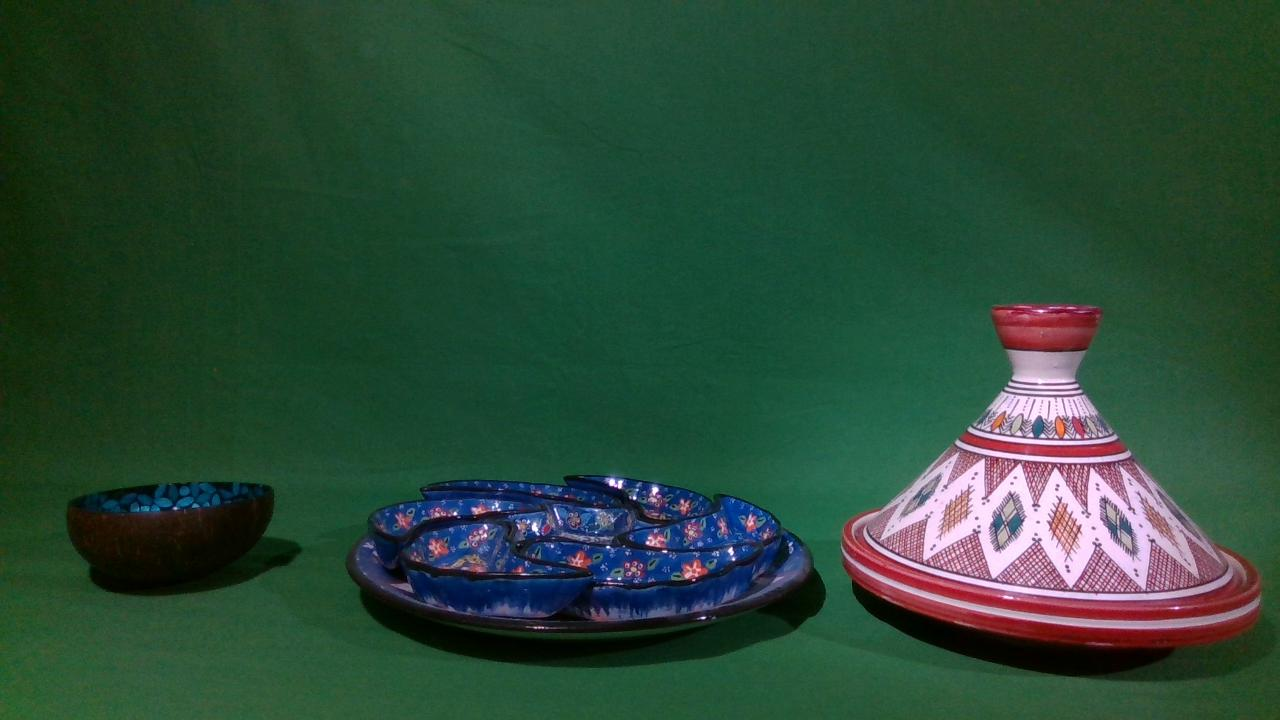
#> input picture rank_products/test.jpeg, 1280 x 720 px
$ python sal.py   (older library calls are emulated)
#> lines starting #> are read from the running program, lines starting #| are printed output that depends on the picture; after the words box and inside, x2 and y2 are one past the last pixel; in counts of white or black regions, pixels touching at a corner belong together
# Test Python File
"""
saliency.py - An implementation of Zhang and Sclaroff's Boolean Map Saliency
algorithm. http://cs-people.bu.edu/jmzhang/BMS/BMS_iccv13_preprint.pdf.

author: Frank Liu - frank.zijie@gmail.com

Redistribution and use in source and binary forms, with or without
modification, are permitted provided that the following conditions are met:
    * Redistributions of source code must retain the above copyright
      notice, this list of conditions and the following disclaimer.
    * Redistributions in binary form must reproduce the above copyright
      notice, this list of conditions and the following disclaimer in the
      documentation and/or other materials provided with the distribution.
    * Neither the name of the Frank Liu (fzliu) nor the
      names of its contributors may be used to endorse or promote products
      derived from this software without specific prior written permission.
THIS SOFTWARE IS PROVIDED BY THE COPYRIGHT HOLDERS AND CONTRIBUTORS "AS IS" AND
ANY EXPRESS OR IMPLIED WARRANTIES, INCLUDING, BUT NOT LIMITED TO, THE IMPLIED
WARRANTIES OF MERCHANTABILITY AND FITNESS FOR A PARTICULAR PURPOSE ARE
DISCLAIMED. IN NO EVENT SHALL Frank Liu (fzliu) BE LIABLE FOR ANY
DIRECT, INDIRECT, INCIDENTAL, SPECIAL, EXEMPLARY, OR CONSEQUENTIAL DAMAGES
(INCLUDING, BUT NOT LIMITED TO, PROCUREMENT OF SUBSTITUTE GOODS OR SERVICES;
LOSS OF USE, DATA, OR PROFITS; OR BUSINESS INTERRUPTION) HOWEVER CAUSED AND
ON ANY THEORY OF LIABILITY, WHETHER IN CONTRACT, STRICT LIABILITY, OR TORT
(INCLUDING NEGLIGENCE OR OTHERWISE) ARISING IN ANY WAY OUT OF THE USE OF THIS
SOFTWARE, EVEN IF ADVISED OF THE POSSIBILITY OF SUCH DAMAGE.
"""

# system imports
import argparse
import os
import timeit

# library imports
import cv2
import numpy as np
from skimage.color import gray2rgb, rgb2gray, rgb2lab
from skimage.io import imread, imsave
from skimage.transform import rescale

N_THRESHOLDS = 10

# argparse
parser = argparse.ArgumentParser(description="Compute a saliency map.",
                                 usage="saliency.py -i <input_path>")
parser.add_argument("-i", "--input", type=str, required=False, default="test.jpeg", help="input path")
parser.add_argument("-m", "--max-dim", type=int, default=320, help="resize dimension")


def activate_boolean_map(bool_map):
    """
        Performs activation on a single boolean map.
    """

    # use the boolean map as a mask for flood filling
    activation = np.array(bool_map, dtype=np.uint8)
    mask_shape = (bool_map.shape[0] + 2, bool_map.shape[1] + 2)
    ffill_mask = np.zeros(mask_shape, dtype=np.uint8)

    # top and bottom rows
    for i in range(0, activation.shape[0]):
        for j in [0, activation.shape[1] - 1]:
            if activation[i, j]:
                cv2.floodFill(activation, ffill_mask, (j, i), 0)

    # left and right columns
    for i in [0, activation.shape[0] - 1]:
        for j in range(0, activation.shape[1]):
            if activation[i, j]:
                cv2.floodFill(activation, ffill_mask, (j, i), 0)

    return activation


def compute_saliency(img):
    """
        Computes Boolean Map Saliency (BMS).
    """

    img_lab = rgb2lab(img)
    img_lab -= img_lab.min()
    img_lab /= img_lab.max()
    thresholds = np.arange(0, 1, 1.0 / N_THRESHOLDS)[1:]

    # compute boolean maps
    bool_maps = []
    for thresh in thresholds:
        img_lab_T = img_lab.transpose(2, 0, 1)
        img_thresh = (img_lab_T > thresh)
        bool_maps.extend(list(img_thresh))

    # compute mean attention map
    attn_map = np.zeros(img_lab.shape[:2], dtype=np.float)
    for bool_map in bool_maps:
        attn_map += activate_boolean_map(bool_map)
    attn_map /= N_THRESHOLDS

    # gaussian smoothing
    attn_map = cv2.GaussianBlur(attn_map, (0, 0), 3)

    # perform normalization
    norm = np.sqrt((attn_map ** 2).sum())
    attn_map /= norm
    attn_map /= attn_map.max() / 255

    return attn_map.astype(np.uint8)


def bms():
    """
        Entry point.
    """

    # load the image
    img = imread("test.jpeg")
#> img is the input picture: shape (720, 1280, 3); mean R, G, B 42.1, 72.3, 54.7
    if img.ndim == 2:
        img = gray2rgb(img)
    elif img.shape[2] == 4:
        img = img[:, :, :3]
    upper_dim = max(img.shape[:2])
#> upper_dim = 1280
    # if upper_dim > args.max_dim:
    #     img = rescale(img, args.max_dim / float(upper_dim), order=3)

    # compute saliency
    start = timeit.default_timer()
    img_sal = compute_saliency(img)
#> in compute_saliency, `img_lab = rgb2lab(img)`: img_lab: shape (720, 1280, 3) float64; mean of channels 0, 1, 2 28.2, -14.8, 8
#> in compute_saliency, `img_lab -= img_lab.min()`: img_lab: shape (720, 1280, 3) float64; mean of channels 0, 1, 2 85.5, 42.5, 65.3
#> in compute_saliency, `img_lab /= img_lab.max()`: img_lab: shape (720, 1280, 3) float64; mean of channels 0, 1, 2 0.544, 0.271, 0.416
#> after the loop in compute_saliency, `for thresh in thresholds:`: bool_maps = 27 items
#> the loop in compute_saliency, `for bool_map in bool_maps:` made 27 passes
#> pass 3, in activate_boolean_map (call 3), `activation = np.array(bool_map, dtype=np.uint8)`:
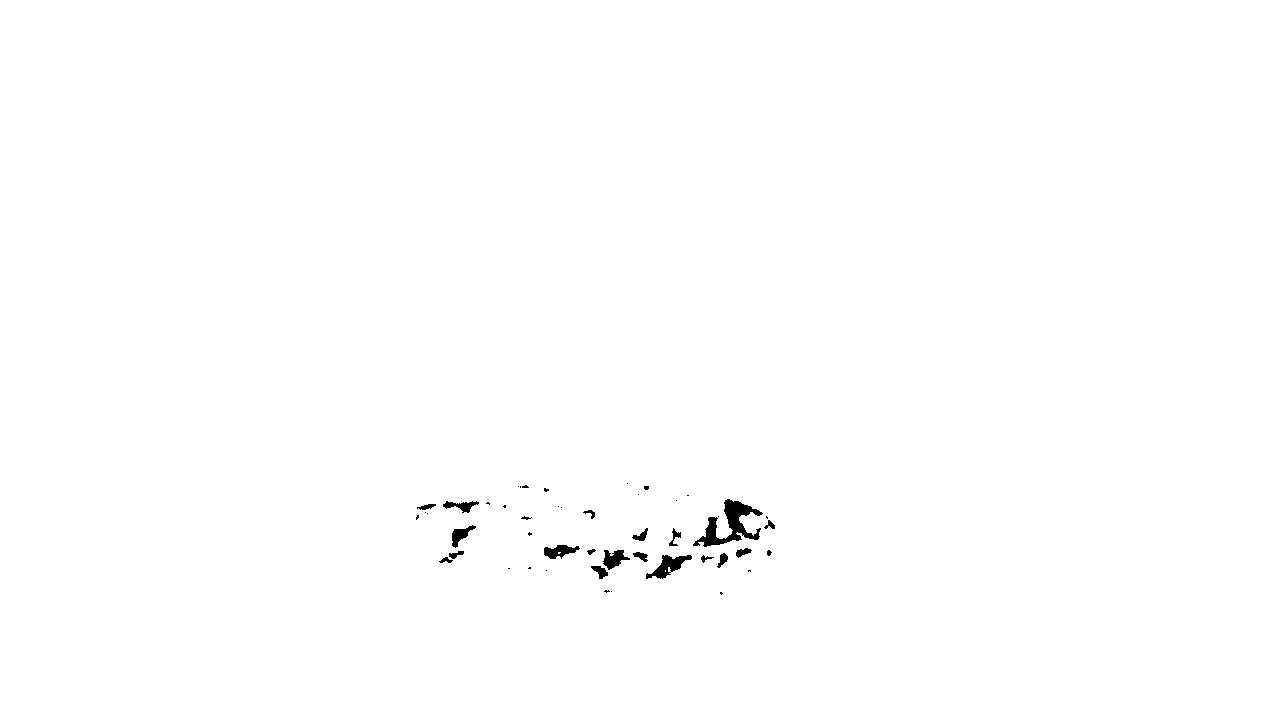
#> activation: shape (720, 1280); values 0 (black) and 1 (white), 99.6% white; 47 black regions (26 under 20 px), largest, box (x1, y1, x2, y2) and area: (693, 499, 763, 547) 1218, (646, 555, 692, 579) 471, (603, 550, 630, 570) 300
#> pass 3, in compute_saliency, `attn_map += activate_boolean_map(bool_map)`:
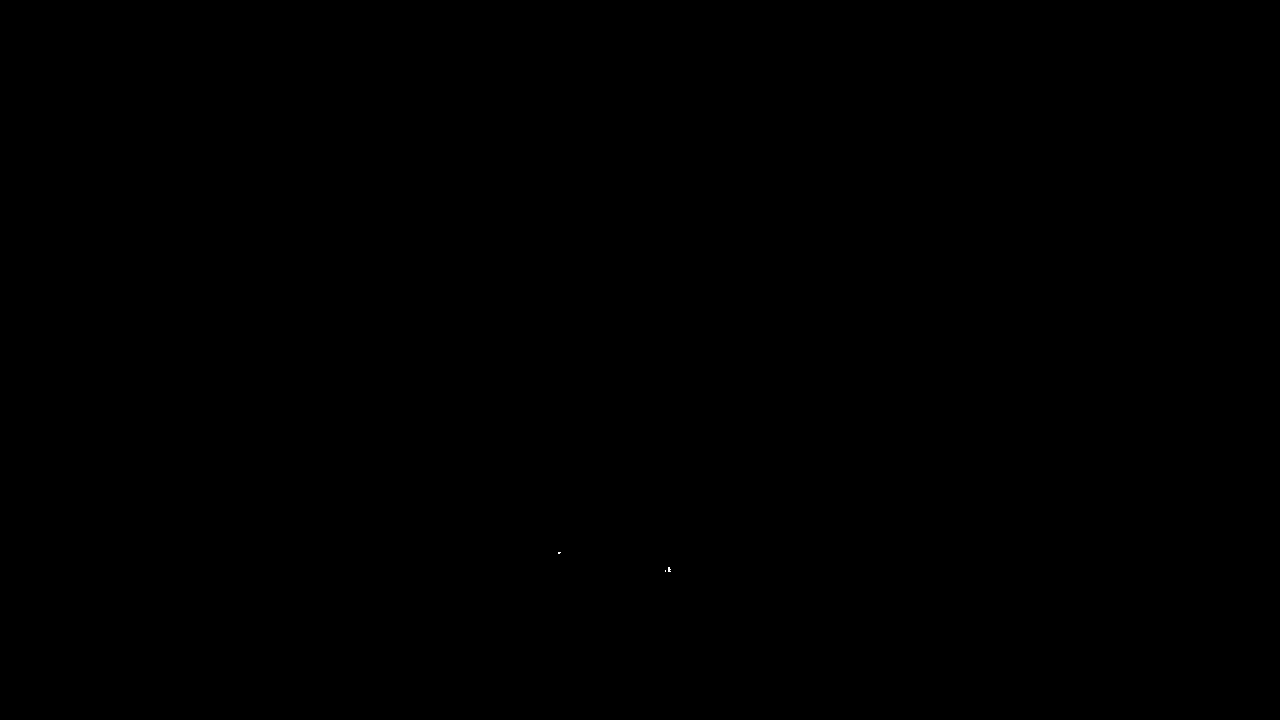
#> attn_map: shape (720, 1280) float64; values 0 (black) and 1 (white), 0% white in thin lines or dots, all inside (x1, y1, x2, y2) = (558, 552, 671, 572)
#> after the loop in compute_saliency, `for bool_map in bool_maps:`:
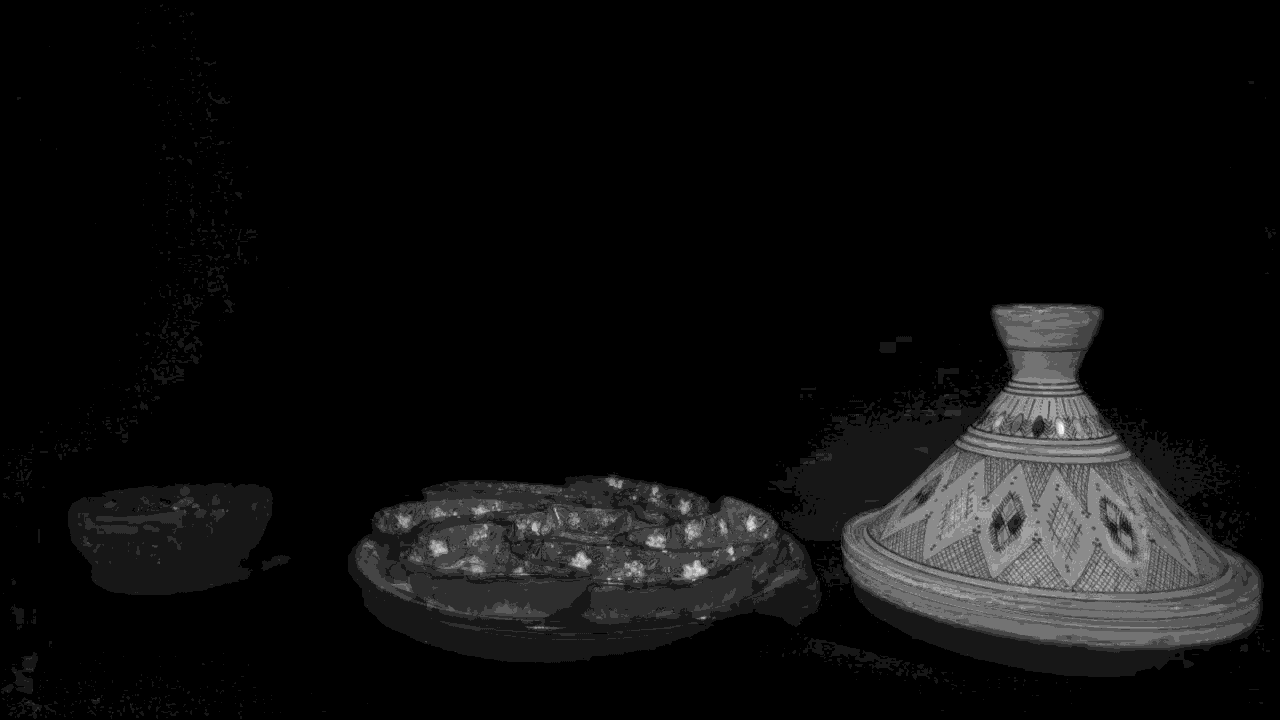
#> attn_map: shape (720, 1280) float64; min 0, max 11, mean 0.622; drawn with min black and max white
#> in compute_saliency, `norm = np.sqrt((attn_map ** 2).sum())`: norm = 148.8
#> in compute_saliency, `attn_map /= norm`:
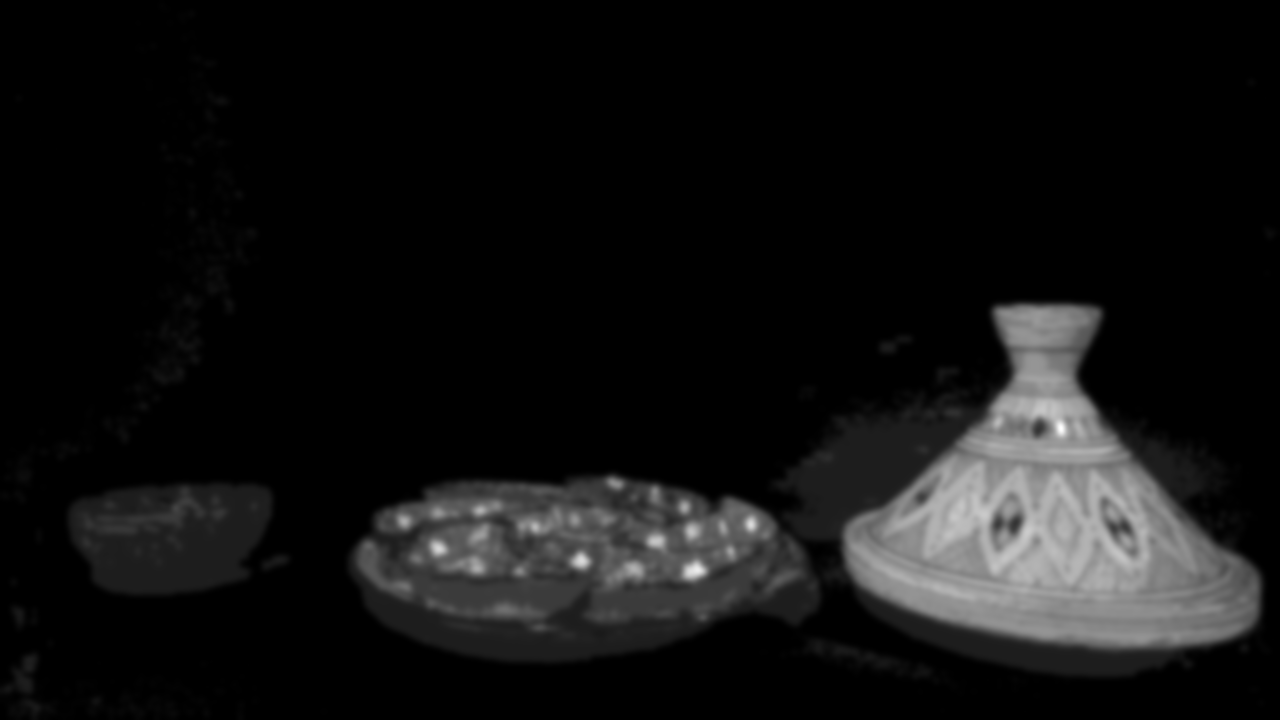
#> attn_map: shape (720, 1280) float64; min 0, max 0.00574, mean 0.000418; drawn with min black and max white
    runtime = timeit.default_timer() - start
    print("Took {0} seconds.".format(runtime))

    cv2.imshow("sal", img_sal)
    cv2.waitKey(0)
    # save image
    # (fname, ext) = os.path.splitext(args.input)
    # out_path = fname + "_saliency" + ext
    # imsave(out_path, img_sal)


if __name__ == "__main__":
    # args = parser.parse_args()
    bms()
